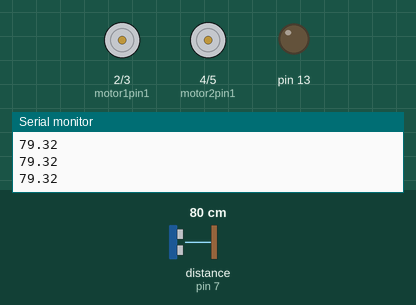
Simulated run of this sketch. Board: Arduino Uno, built with avr-gcc and run on an emulated ATmega328P. Shown: motor-driver pin pairs drawn as motors (green arrow = first pin HIGH = forward, orange = second pin HIGH = backward, longer = more drive), output pins drawn as LEDs (lit = HIGH), the last lines printed to the serial monitor. Wiring (inferred from the names in the program): ultrasonic range finder: trigger pin 6; echo pin 7. Inputs (shaded band) come from the test bench; at power-on: distance to the obstacle (sensor on pin 7) 80 cm. The echo pulse lasts 58.3 µs per cm; pins used as bus, display or sensor lines are not drawn.

Above: at 1.2 s.
1.3 s: distance to the obstacle (sensor on pin 7) set to 45 cm
2.8 s: distance to the obstacle (sensor on pin 7) set to 37 cm
At 3.7 s:
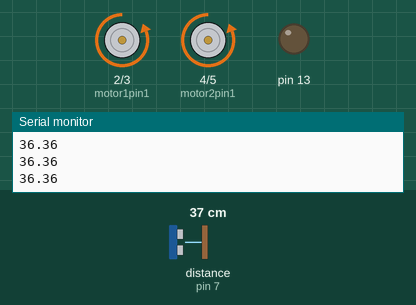
Timing chart, 0 to 5.8 s (numbered marks = the images above; inputs shaded):
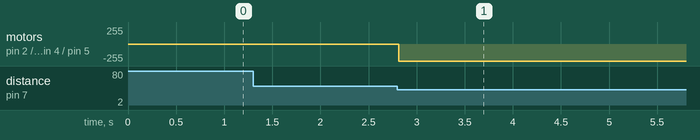

The sketch:

obstacle_avoidance.ino
```cpp
char Incoming_value;
int motor1pin1 = 2;
int motor1pin2 = 3;

int motor2pin1 = 4;
int motor2pin2 = 5;
int state = 0;
int flag = 0;
#define trig 6
#define echo 7
float distance,duration;
void setup() {

  Serial.begin(9600);
  pinMode(13, OUTPUT);
  pinMode(motor1pin1, OUTPUT);
   pinMode(motor1pin2, OUTPUT);
   pinMode(motor2pin1, OUTPUT);
   pinMode(motor2pin2, OUTPUT);
   pinMode(trig, OUTPUT);
   pinMode(echo,INPUT);
}

void loop(){
  digitalWrite(trig,LOW);
  delayMicroseconds(2);
  digitalWrite(trig,HIGH);
  delayMicroseconds(10);
   digitalWrite(trig,LOW);
  delayMicroseconds(10);
  duration=pulseIn(echo,HIGH);
  distance=duration*0.034/2;
  Serial.println(distance);
  if(distance>40)
  {
    if(Serial.available()>0)
    {
      Incoming_value=Serial.read();
      if(Incoming_value=='F')
      {
     digitalWrite(motor1pin1, HIGH);
   digitalWrite(motor1pin2, LOW);
   digitalWrite(motor2pin1, HIGH);
   digitalWrite(motor2pin2, LOW);
      }
    else if(Incoming_value=='B')
      {
     digitalWrite(motor1pin1, LOW);
   digitalWrite(motor1pin2, HIGH);
   digitalWrite(motor2pin1, LOW);
   digitalWrite(motor2pin2, HIGH);
    }
   else if(Incoming_value=='R')
      {
     digitalWrite(motor1pin1, HIGH);
   digitalWrite(motor1pin2, LOW);
      }
     else if(Incoming_value=='L')
      {

   digitalWrite(motor2pin1, HIGH);
   digitalWrite(motor2pin2, LOW);
}
else if(Incoming_value=='S')
      {
     digitalWrite(motor1pin1, LOW);
   digitalWrite(motor1pin2, LOW);
   digitalWrite(motor2pin1, LOW);
   digitalWrite(motor2pin2, LOW);
      }}
    }
    else
    {

     digitalWrite(motor1pin1, LOW);
   digitalWrite(motor1pin2, HIGH);
   digitalWrite(motor2pin1, LOW);
   digitalWrite(motor2pin2, HIGH);
    }
}
```

Measured:
- the behaviour switches between 41 and 40 cm on distance to the obstacle (sensor on pin 7) (found by bisection; images 0 and 1)
- after the input at 2.8 s, motor on pin 2 (motor1pin1) / pin 3 (motor1pin2), motor on pin 4 (motor2pin1) / pin 5 (motor2pin2): stopped → backward 255/255 at once
